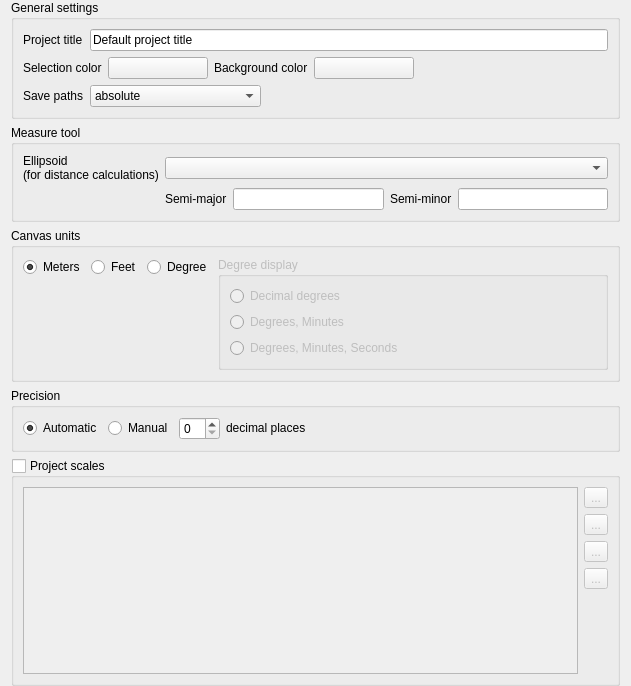
             <widget class="QWidget" name="scrollAreaWidgetContents_2">
              <property name="geometry">
               <rect>
                <x>0</x>
                <y>-19</y>
                <width>631</width>
                <height>686</height>
               </rect>
              </property>
              <layout class="QVBoxLayout" name="verticalLayout_8">
               <property name="topMargin">
                <number>0</number>
               </property>
               <property name="bottomMargin">
                <number>0</number>
               </property>
               <item>
                <widget class="QgsCollapsibleGroupBox" name="titleBox">
                 <property name="title">
                  <string>General settings</string>
                 </property>
                 <property name="syncGroup" stdset="0">
                  <string notr="true">projgeneral</string>
                 </property>
                 <layout class="QGridLayout" name="gridLayout_26">
                  <item row="2" column="2" colspan="2">
                   <spacer>
                    <property name="orientation">
                     <enum>Qt::Horizontal</enum>
                    </property>
                    <property name="sizeHint" stdset="0">
                     <size>
                      <width>40</width>
                      <height>20</height>
                     </size>
                    </property>
                   </spacer>
                  </item>
                  <item row="2" column="1">
                   <widget class="QComboBox" name="cbxAbsolutePath">
                    <item>
                     <property name="text">
                      <string>absolute</string>
                     </property>
                    </item>
                    <item>
                     <property name="text">
                      <string>relative</string>
                     </property>
                    </item>
                   </widget>
                  </item>
                  <item row="1" column="0" colspan="4">
                   <layout class="QHBoxLayout" name="horizontalLayout_5">
                    <item>
                     <widget class="QLabel" name="textLabel1">
                      <property name="sizePolicy">
                       <sizepolicy hsizetype="Maximum" vsizetype="Preferred">
                        <horstretch>0</horstretch>
                        <verstretch>0</verstretch>
                       </sizepolicy>
                      </property>
                      <property name="text">
                       <string>Selection color</string>
                      </property>
                      <property name="buddy">
                       <cstring>pbnSelectionColor</cstring>
                      </property>
                     </widget>
                    </item>
                    <item>
                     <widget class="QgsColorButton" name="pbnSelectionColor">
                      <property name="minimumSize">
                       <size>
                        <width>100</width>
                        <height>0</height>
                       </size>
                      </property>
                      <property name="maximumSize">
                       <size>
                        <width>100</width>
                        <height>16777215</height>
                       </size>
                      </property>
                      <property name="text">
                       <string/>
                      </property>
                     </widget>
                    </item>
                    <item>
                     <widget class="QLabel" name="label">
                      <property name="sizePolicy">
                       <sizepolicy hsizetype="Maximum" vsizetype="Preferred">
                        <horstretch>0</horstretch>
                        <verstretch>0</verstretch>
                       </sizepolicy>
                      </property>
                      <property name="text">
                       <string>Background color</string>
                      </property>
                      <property name="buddy">
                       <cstring>pbnCanvasColor</cstring>
                      </property>
                     </widget>
                    </item>
                    <item>
                     <widget class="QgsColorButton" name="pbnCanvasColor">
                      <property name="minimumSize">
                       <size>
                        <width>100</width>
                        <height>0</height>
                       </size>
                      </property>
                      <property name="maximumSize">
                       <size>
                        <width>100</width>
                        <height>16777215</height>
                       </size>
                      </property>
                      <property name="text">
                       <string/>
                      </property>
                     </widget>
                    </item>
                    <item>
                     <spacer name="horizontalSpacer_4">
                      <property name="orientation">
                       <enum>Qt::Horizontal</enum>
                      </property>
                      <property name="sizeHint" stdset="0">
                       <size>
                        <width>40</width>
                        <height>20</height>
                       </size>
                      </property>
                     </spacer>
                    </item>
                   </layout>
                  </item>
                  <item row="2" column="0">
                   <widget class="QLabel" name="label_3">
                    <property name="sizePolicy">
                     <sizepolicy hsizetype="Maximum" vsizetype="Preferred">
                      <horstretch>0</horstretch>
                      <verstretch>0</verstretch>
                     </sizepolicy>
                    </property>
                    <property name="text">
                     <string>Save paths</string>
                    </property>
                    <property name="buddy">
                     <cstring>cbxAbsolutePath</cstring>
                    </property>
                   </widget>
                  </item>
                  <item row="0" column="1" colspan="3">
                   <widget class="QLineEdit" name="titleEdit">
                    <property name="toolTip">
                     <string>Descriptive project name</string>
                    </property>
                    <property name="text">
                     <string>Default project title</string>
                    </property>
                   </widget>
                  </item>
                  <item row="0" column="0">
                   <widget class="QLabel" name="label_2">
                    <property name="sizePolicy">
                     <sizepolicy hsizetype="Maximum" vsizetype="Preferred">
                      <horstretch>0</horstretch>
                      <verstretch>0</verstretch>
                     </sizepolicy>
                    </property>
                    <property name="text">
                     <string>Project title</string>
                    </property>
                    <property name="buddy">
                     <cstring>titleEdit</cstring>
                    </property>
                   </widget>
                  </item>
                 </layout>
                </widget>
               </item>
               <item>
                <widget class="QgsCollapsibleGroupBox" name="btnGrpMeasureEllipsoid">
                 <property name="title">
                  <string>Measure tool</string>
                 </property>
                 <property name="syncGroup" stdset="0">
                  <string notr="true">projgeneral</string>
                 </property>
                 <layout class="QGridLayout" name="gridLayoutMeasureTool">
                  <item row="1" column="0">
                   <widget class="QLabel" name="textLabel1_8">
                    <property name="text">
                     <string>Ellipsoid
(for distance calculations)</string>
                    </property>
                   </widget>
                  </item>
                  <item row="2" column="1">
                   <widget class="QLabel" name="label_41">
                    <property name="text">
                     <string>Semi-major</string>
                    </property>
                   </widget>
                  </item>
                  <item row="2" column="2">
                   <widget class="QLineEdit" name="leSemiMajor"/>
                  </item>
                  <item row="2" column="4">
                   <widget class="QLineEdit" name="leSemiMinor"/>
                  </item>
                  <item row="2" column="3">
                   <widget class="QLabel" name="label_42">
                    <property name="text">
                     <string>Semi-minor</string>
                    </property>
                   </widget>
                  </item>
                  <item row="1" column="1" colspan="4">
                   <widget class="QComboBox" name="cmbEllipsoid"/>
                  </item>
                 </layout>
                </widget>
               </item>
               <item>
                <widget class="QgsCollapsibleGroupBox" name="btnGrpMapUnits">
                 <property name="sizePolicy">
                  <sizepolicy hsizetype="Preferred" vsizetype="Maximum">
                   <horstretch>0</horstretch>
                   <verstretch>0</verstretch>
                  </sizepolicy>
                 </property>
                 <property name="toolTip">
                  <string>Used when CRS transformation is turned off</string>
                 </property>
                 <property name="title">
                  <string>Canvas units</string>
                 </property>
                 <property name="syncGroup" stdset="0">
                  <string notr="true">projgeneral</string>
                 </property>
                 <layout class="QVBoxLayout" name="verticalLayout_19">
                  <item>
                   <layout class="QGridLayout" name="gridLayout_2">
                    <item row="1" column="0">
                     <spacer name="verticalSpacer_4">
                      <property name="orientation">
                       <enum>Qt::Vertical</enum>
                      </property>
                      <property name="sizeHint" stdset="0">
                       <size>
                        <width>20</width>
                        <height>0</height>
                       </size>
                      </property>
                     </spacer>
                    </item>
                    <item row="0" column="2">
                     <widget class="QRadioButton" name="radDegrees">
                      <property name="sizePolicy">
                       <sizepolicy hsizetype="Maximum" vsizetype="Fixed">
                        <horstretch>0</horstretch>
                        <verstretch>0</verstretch>
                       </sizepolicy>
                      </property>
                      <property name="text">
                       <string>Degree</string>
                      </property>
                     </widget>
                    </item>
                    <item row="0" column="1">
                     <widget class="QRadioButton" name="radFeet">
                      <property name="sizePolicy">
                       <sizepolicy hsizetype="Maximum" vsizetype="Fixed">
                        <horstretch>0</horstretch>
                        <verstretch>0</verstretch>
                       </sizepolicy>
                      </property>
                      <property name="text">
                       <string>Feet</string>
                      </property>
                     </widget>
                    </item>
                    <item row="0" column="0">
                     <widget class="QRadioButton" name="radMeters">
                      <property name="sizePolicy">
                       <sizepolicy hsizetype="Maximum" vsizetype="Fixed">
                        <horstretch>0</horstretch>
                        <verstretch>0</verstretch>
                       </sizepolicy>
                      </property>
                      <property name="text">
                       <string>Meters</string>
                      </property>
                      <property name="checked">
                       <bool>true</bool>
                      </property>
                     </widget>
                    </item>
                    <item row="0" column="3" rowspan="2">
                     <widget class="QGroupBox" name="btnGrpDegreeDisplay">
                      <property name="enabled">
                       <bool>false</bool>
                      </property>
                      <property name="title">
                       <string>Degree display</string>
                      </property>
                      <layout class="QVBoxLayout" name="verticalLayout_20">
                       <item>
                        <widget class="QRadioButton" name="radD">
                         <property name="text">
                          <string>Decimal degrees</string>
                         </property>
                        </widget>
                       </item>
                       <item>
                        <widget class="QRadioButton" name="radDM">
                         <property name="text">
                          <string>Degrees, Minutes</string>
                         </property>
                        </widget>
                       </item>
                       <item>
                        <widget class="QRadioButton" name="radDMS">
                         <property name="text">
                          <string>Degrees, Minutes, Seconds</string>
                         </property>
                        </widget>
                       </item>
                      </layout>
                     </widget>
                    </item>
                   </layout>
                  </item>
                 </layout>
                </widget>
               </item>
               <item>
                <widget class="QgsCollapsibleGroupBox" name="btnGrpPrecision">
                 <property name="title">
                  <string>Precision</string>
                 </property>
                 <property name="syncGroup" stdset="0">
                  <string notr="true">projgeneral</string>
                 </property>
                 <layout class="QGridLayout" name="gridLayout_28">
                  <item row="0" column="2">
                   <widget class="QFrame" name="mPrecisionFrame">
                    <property name="frameShape">
                     <enum>QFrame::NoFrame</enum>
                    </property>
                    <property name="frameShadow">
                     <enum>QFrame::Raised</enum>
                    </property>
                    <layout class="QHBoxLayout" name="horizontalLayout_4">
                     <property name="margin">
                      <number>0</number>
                     </property>
                     <item>
                      <widget class="QSpinBox" name="spinBoxDP">
                       <property name="toolTip">
                        <string>The number of decimal places for the manual option</string>
                       </property>
                       <property name="whatsThis">
                        <string>The number of decimal places for the manual option</string>
                       </property>
                      </widget>
                     </item>
                     <item>
                      <widget class="QLabel" name="labelDP">
                       <property name="sizePolicy">
                        <sizepolicy hsizetype="MinimumExpanding" vsizetype="Fixed">
                         <horstretch>0</horstretch>
                         <verstretch>0</verstretch>
                        </sizepolicy>
                       </property>
                       <property name="text">
                        <string>decimal places</string>
                       </property>
                       <property name="buddy">
                        <cstring>spinBoxDP</cstring>
                       </property>
                      </widget>
                     </item>
                    </layout>
                   </widget>
                  </item>
                  <item row="0" column="1">
                   <widget class="QRadioButton" name="radManual">
                    <property name="toolTip">
                     <string>Sets the number of decimal places to use for the mouse position display</string>
                    </property>
                    <property name="whatsThis">
                     <string>Sets the number of decimal places to use for the mouse position display</string>
                    </property>
                    <property name="text">
                     <string>Manual</string>
                    </property>
                   </widget>
                  </item>
                  <item row="0" column="0">
                   <widget class="QRadioButton" name="radAutomatic">
                    <property name="toolTip">
                     <string>Automatically sets the number of decimal places in the mouse position display</string>
                    </property>
                    <property name="whatsThis">
                     <string>The number of decimal places that are used when displaying the mouse position is automatically set to be enough so that moving the mouse by one pixel gives a change in the position display</string>
                    </property>
                    <property name="text">
                     <string>Automatic</string>
                    </property>
                    <property name="checked">
                     <bool>true</bool>
                    </property>
                   </widget>
                  </item>
                 </layout>
                </widget>
               </item>
               <item>
                <widget class="QgsCollapsibleGroupBox" name="grpProjectScales">
                 <property name="sizePolicy">
                  <sizepolicy hsizetype="Preferred" vsizetype="Expanding">
                   <horstretch>0</horstretch>
                   <verstretch>3</verstretch>
                  </sizepolicy>
                 </property>
                 <property name="title">
                  <string>Project scales</string>
                 </property>
                 <property name="checkable">
                  <bool>true</bool>
                 </property>
                 <property name="checked">
                  <bool>false</bool>
                 </property>
                 <property name="syncGroup" stdset="0">
                  <string notr="true">projgeneral</string>
                 </property>
                 <layout class="QGridLayout" name="gridLayout_7">
                  <item row="0" column="0">
                   <widget class="QListWidget" name="lstScales"/>
                  </item>
                  <item row="0" column="1">
                   <layout class="QVBoxLayout" name="verticalLayout_4">
                    <item>
                     <widget class="QToolButton" name="pbnAddScale">
                      <property name="text">
                       <string>...</string>
                      </property>
                      <property name="icon">
                       <iconset resource="../../images/images.qrc">
                        <normaloff>:/images/themes/default/mActionNewAttribute.png</normaloff>:/images/themes/default/mActionNewAttribute.png</iconset>
                      </property>
                     </widget>
                    </item>
                    <item>
                     <widget class="QToolButton" name="pbnRemoveScale">
                      <property name="text">
                       <string>...</string>
                      </property>
                      <property name="icon">
                       <iconset resource="../../images/images.qrc">
                        <normaloff>:/images/themes/default/mActionDeleteAttribute.png</normaloff>:/images/themes/default/mActionDeleteAttribute.png</iconset>
                      </property>
                     </widget>
                    </item>
                    <item>
                     <widget class="QToolButton" name="pbnImportScales">
                      <property name="text">
                       <string>...</string>
                      </property>
                      <property name="icon">
                       <iconset resource="../../images/images.qrc">
                        <normaloff>:/images/themes/default/mActionFolder.png</normaloff>:/images/themes/default/mActionFolder.png</iconset>
                      </property>
                     </widget>
                    </item>
                    <item>
                     <widget class="QToolButton" name="pbnExportScales">
                      <property name="text">
                       <string>...</string>
                      </property>
                      <property name="icon">
                       <iconset resource="../../images/images.qrc">
                        <normaloff>:/images/themes/default/mActionFileSave.svg</normaloff>:/images/themes/default/mActionFileSave.svg</iconset>
                      </property>
                     </widget>
                    </item>
                    <item>
                     <spacer name="verticalSpacer">
                      <property name="orientation">
                       <enum>Qt::Vertical</enum>
                      </property>
                      <property name="sizeHint" stdset="0">
                       <size>
                        <width>20</width>
                        <height>40</height>
                       </size>
                      </property>
                     </spacer>
                    </item>
                   </layout>
                  </item>
                 </layout>
                </widget>
               </item>
               <item>
                <spacer name="verticalSpacer_5">
                 <property name="orientation">
                  <enum>Qt::Vertical</enum>
                 </property>
                 <property name="sizeHint" stdset="0">
                  <size>
                   <width>20</width>
                   <height>0</height>
                  </size>
                 </property>
                </spacer>
               </item>
              </layout>
             </widget>
